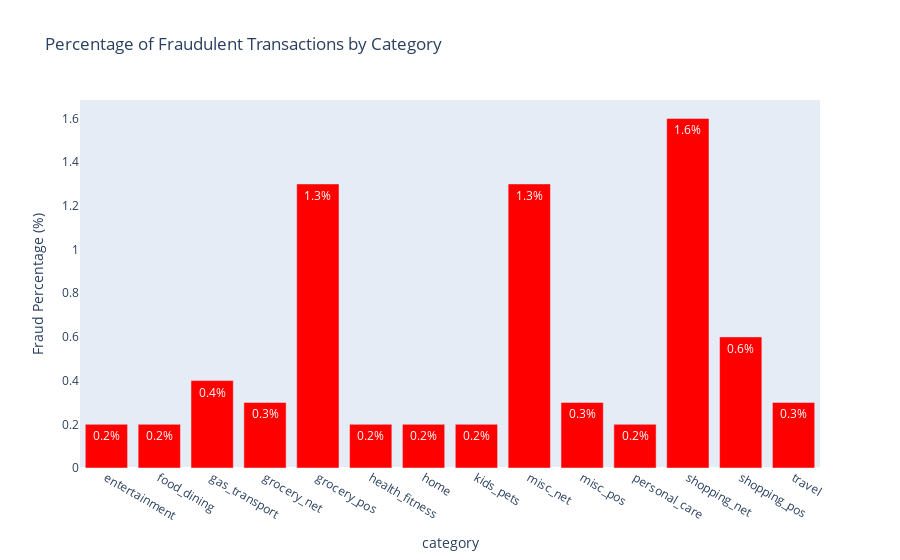

The notebook cell this image was saved under:
### Markdown cell above
#### Which types of purchases are typically fraudulent?

### Code cell
def find_fraudulent_transactions_by_category(df):
    df2 = df.groupby(['is_fraud', 'category'])['cc_num'].count().reset_index(name='count')

    total_category_transactions = df2.groupby('category')['count'].transform('sum')

    df2['fraud_percentage'] = ((df2['count'] / total_category_transactions) * 100).round(1)

    df3 = df2[df2['is_fraud'] == 'true']

    # Create bar plot
    fig = px.bar(df3, x='category', y='fraud_percentage', 
                 title='Percentage of Fraudulent Transactions by Category',
                 text='fraud_percentage')

    fig.update_traces(marker_color='red', texttemplate='%{text}%', textposition='inside')

    # Customize hover template to show percentage
    fig.update_traces(hovertemplate='%{x}:%{y:.1f}%')

    # Remove gridlines for a cleaner look
    fig.update_layout(
        xaxis=dict(showgrid=False),
        yaxis=dict(showgrid=False),
        yaxis_title="Fraud Percentage (%)"
    )

    # Show the figure
    fig.show()
    
# Call the function with your data
find_fraudulent_transactions_by_category(fraud_data)

### Figure 1 — Plotly figure (JSON) as saved in the notebook; plotly's stock layout.template omitted (floating-point values rounded to 4 significant figures)
{"data": [{"alignmentgroup": "True", "hovertemplate": "%{x}:%{y:.1f}%", "legendgroup": "", "marker": {"color": "red", "pattern": {"shape": ""}}, "name": "", "offsetgroup": "", "orientation": "v", "showlegend": false, "text": [0.2, 0.2, 0.4, 0.3, 1.3, 0.2, 0.2, 0.2, 1.3, 0.3, 0.2, 1.6, 0.6, 0.3], "textposition": "inside", "texttemplate": "%{text}%", "type": "bar", "x": ["entertainment", "food_dining", "gas_transport", "grocery_net", "grocery_pos", "health_fitness", "home", "kids_pets", "misc_net", "misc_pos", "personal_care", "shopping_net", "shopping_pos", "travel"], "xaxis": "x", "y": [0.2, 0.2, 0.4, 0.3, 1.3, 0.2, 0.2, 0.2, 1.3, 0.3, 0.2, 1.6, 0.6, 0.3], "yaxis": "y"}], "layout": {"barmode": "relative", "legend": {"tracegroupgap": 0}, "title": {"text": "Percentage of Fraudulent Transactions by Category"}, "xaxis": {"anchor": "y", "domain": [0, 1], "showgrid": false, "title": {"text": "category"}}, "yaxis": {"anchor": "x", "domain": [0, 1], "showgrid": false, "title": {"text": "Fraud Percentage (%)"}}}}
